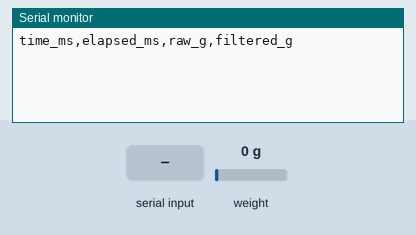
Bench run of a sketch on a simulated Arduino Uno, built with avr-gcc and run on an emulated ATmega328P. Parts: the last lines printed to the serial monitor. Inputs (shaded band) come from the test bench; at power-on: weight on the scale 0 g.

Above: at 2.7 s.
2.8 s: "START\n" received over Serial
At 2.91 s:
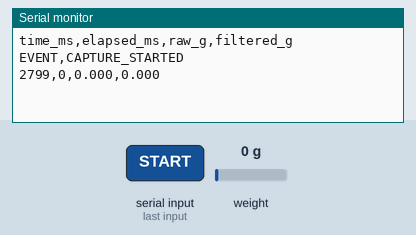
4.4 s: "STOP\n" received over Serial
At 5.6 s:
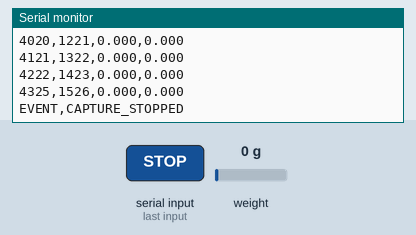
5.9 s: "TARE\n" received over Serial
At 8.3 s:
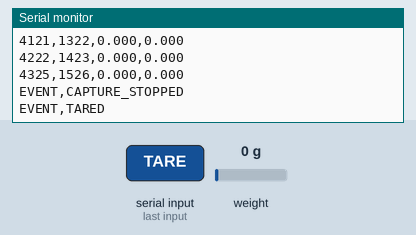
8.9 s: "CAL=\n" received over Serial
At 9.4 s:
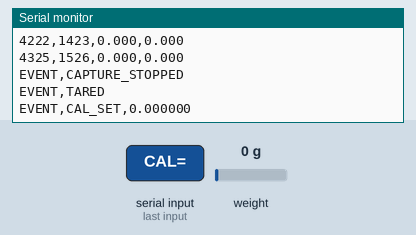
10.4 s: "PING\n" received over Serial
At 11.7 s:
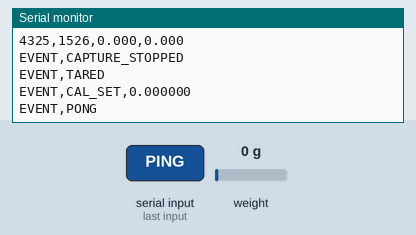

The sketch:

HX711_LoadCell_Calabration_in_MATLAB.ino
```cpp
#include <HX711.h>

const byte HX_DT_PIN  = 5;
const byte HX_SCK_PIN = 6;

HX711 scale;

// Replace this later with your calibrated factor if desired.
// For raw calibration capture, this does not need to be perfect.
float calibration_factor = -364.0f;

char cmdBuf[64];
byte cmdIdx = 0;

bool captureActive = false;
unsigned long captureStartMs = 0;
unsigned long lastSampleMs = 0;
const unsigned long samplePeriodMs = 50;   // 20 Hz

float filt_g = 0.0f;
bool filtInitialized = false;
const float alpha = 0.15f;

void processCommand(const char* cmd) {
  if (strcmp(cmd, "START") == 0) {
    captureActive = true;
    captureStartMs = millis();
    lastSampleMs = 0;
    filtInitialized = false;
    Serial.println("EVENT,CAPTURE_STARTED");
  }
  else if (strcmp(cmd, "STOP") == 0) {
    captureActive = false;
    Serial.println("EVENT,CAPTURE_STOPPED");
  }
  else if (strcmp(cmd, "TARE") == 0) {
    scale.tare(15);
    filtInitialized = false;
    Serial.println("EVENT,TARED");
  }
  else if (strncmp(cmd, "CAL=", 4) == 0) {
    calibration_factor = atof(cmd + 4);
    scale.set_scale(calibration_factor);
    Serial.print("EVENT,CAL_SET,");
    Serial.println(calibration_factor, 6);
  }
  else if (strcmp(cmd, "PING") == 0) {
    Serial.println("EVENT,PONG");
  }
}

void readSerialCommands() {
  while (Serial.available() > 0) {
    char c = Serial.read();

    if (c == '\n' || c == '\r') {
      if (cmdIdx > 0) {
        cmdBuf[cmdIdx] = '\0';
        processCommand(cmdBuf);
        cmdIdx = 0;
      }
    } else {
      if (cmdIdx < sizeof(cmdBuf) - 1) {
        cmdBuf[cmdIdx++] = c;
      }
    }
  }
}

void setup() {
  Serial.begin(115200);

  scale.begin(HX_DT_PIN, HX_SCK_PIN);
  scale.set_scale(calibration_factor);
  scale.tare(15);

  Serial.println("time_ms,elapsed_ms,raw_g,filtered_g");
}

void loop() {
  readSerialCommands();

  if (!captureActive) {
    return;
  }

  unsigned long now = millis();
  if (now - lastSampleMs >= samplePeriodMs) {
    lastSampleMs = now;

    if (scale.is_ready()) {
      float raw_g = scale.get_units(1);

      if (!filtInitialized) {
        filt_g = raw_g;
        filtInitialized = true;
      } else {
        filt_g = alpha * raw_g + (1.0f - alpha) * filt_g;
      }

      unsigned long elapsedMs = now - captureStartMs;

      Serial.print(now);
      Serial.print(",");
      Serial.print(elapsedMs);
      Serial.print(",");
      Serial.print(raw_g, 3);
      Serial.print(",");
      Serial.println(filt_g, 3);
    }
  }
}
```

Measured:
- after the input at 2.8 s, the serial monitor: prints a new line at once (image 1)
- after the input at 4.4 s, the serial monitor: prints a new line at once (image 2)
- after the input at 5.9 s, the serial monitor: prints a new line after 1.5 s (image 3)
- after the input at 8.9 s, the serial monitor: prints a new line at once (image 4)
- after the input at 10.4 s, the serial monitor: prints a new line at once (image 5)
